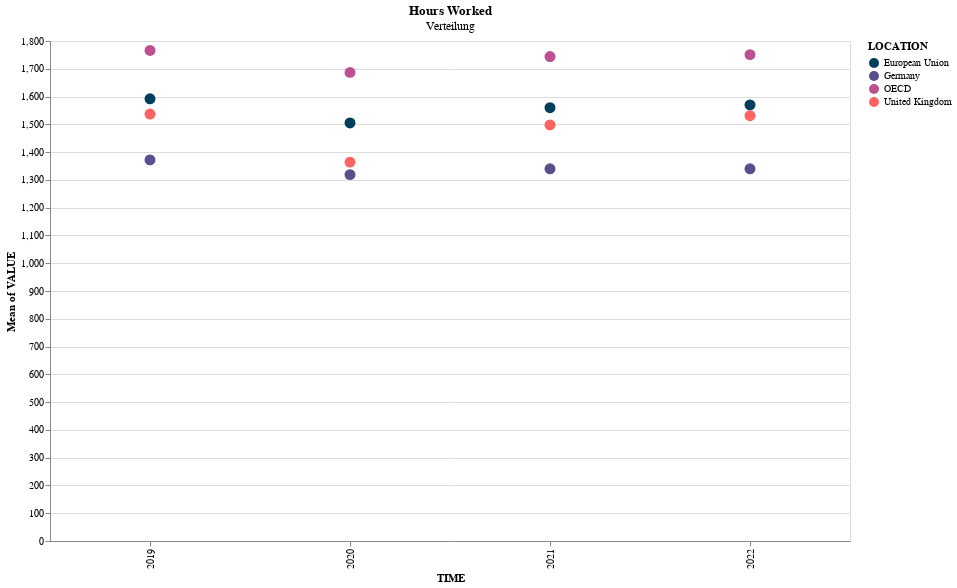

The code cell stored with this chart in its notebook:
### Code cell
alt.Chart(df_selectedlocations).mark_point(size=120, filled=True).encode(
    x=alt.X('TIME:O'),
    y=alt.Y('mean(VALUE)'),
    color=alt.Color('LOCATION', scale=colors)
).properties(
     width=800,
    height=500,
    title=alt.Title(
        "Hours Worked",
    subtitle="Verteilung"
)
)

### Figure 1 — Vega-Lite specification as saved in the notebook (floating-point values rounded to 4 significant figures)
{"config": {"view": {"continuousWidth": 300, "continuousHeight": 300}}, "data": {"name": "data-6095557a56f44f914014977e50b81c65"}, "mark": {"type": "point", "filled": true, "size": 120}, "encoding": {"color": {"field": "LOCATION", "scale": {"range": ["#003f5c", "#58508d", "#bc5090", "#ff6361", "#ffa600"]}, "type": "nominal"}, "x": {"field": "TIME", "type": "ordinal"}, "y": {"aggregate": "mean", "field": "VALUE", "type": "quantitative"}}, "height": 500, "title": {"text": "Hours Worked", "subtitle": "Verteilung"}, "width": 800, "$schema": "https://vega.github.io/schema/vega-lite/v5.15.1.json", "datasets": {"data-6095557a56f44f914014977e50b81c65": [{"LOCATION": "Germany", "SUBJECT": "TOT", "MEASURE": "HR_WKD", "TIME": 2019, "VALUE": 1372}, {"LOCATION": "Germany", "SUBJECT": "TOT", "MEASURE": "HR_WKD", "TIME": 2020, "VALUE": 1319}, {"LOCATION": "Germany", "SUBJECT": "TOT", "MEASURE": "HR_WKD", "TIME": 2021, "VALUE": 1340}, {"LOCATION": "Germany", "SUBJECT": "TOT", "MEASURE": "HR_WKD", "TIME": 2022, "VALUE": 1340}, {"LOCATION": "United Kingdom", "SUBJECT": "TOT", "MEASURE": "HR_WKD", "TIME": 2019, "VALUE": 1537}, {"LOCATION": "United Kingdom", "SUBJECT": "TOT", "MEASURE": "HR_WKD", "TIME": 2020, "VALUE": 1364}, {"LOCATION": "United Kingdom", "SUBJECT": "TOT", "MEASURE": "HR_WKD", "TIME": 2021, "VALUE": 1498}, {"LOCATION": "United Kingdom", "SUBJECT": "TOT", "MEASURE": "HR_WKD", "TIME": 2022, "VALUE": 1531}, {"LOCATION": "OECD", "SUBJECT": "TOT", "MEASURE": "HR_WKD", "TIME": 2019, "VALUE": 1766}, {"LOCATION": "OECD", "SUBJECT": "TOT", "MEASURE": "HR_WKD", "TIME": 2020, "VALUE": 1687}, {"LOCATION": "OECD", "SUBJECT": "TOT", "MEASURE": "HR_WKD", "TIME": 2021, "VALUE": 1744}, {"LOCATION": "OECD", "SUBJECT": "TOT", "MEASURE": "HR_WKD", "TIME": 2022, "VALUE": 1751}, {"LOCATION": "European Union", "SUBJECT": "TOT", "MEASURE": "HR_WKD", "TIME": 2019, "VALUE": 1592}, {"LOCATION": "European Union", "SUBJECT": "TOT", "MEASURE": "HR_WKD", "TIME": 2020, "VALUE": 1505}, {"LOCATION": "European Union", "SUBJECT": "TOT", "MEASURE": "HR_WKD", "TIME": 2021, "VALUE": 1560}, {"LOCATION": "European Union", "SUBJECT": "TOT", "MEASURE": "HR_WKD", "TIME": 2022, "VALUE": 1570}]}}
